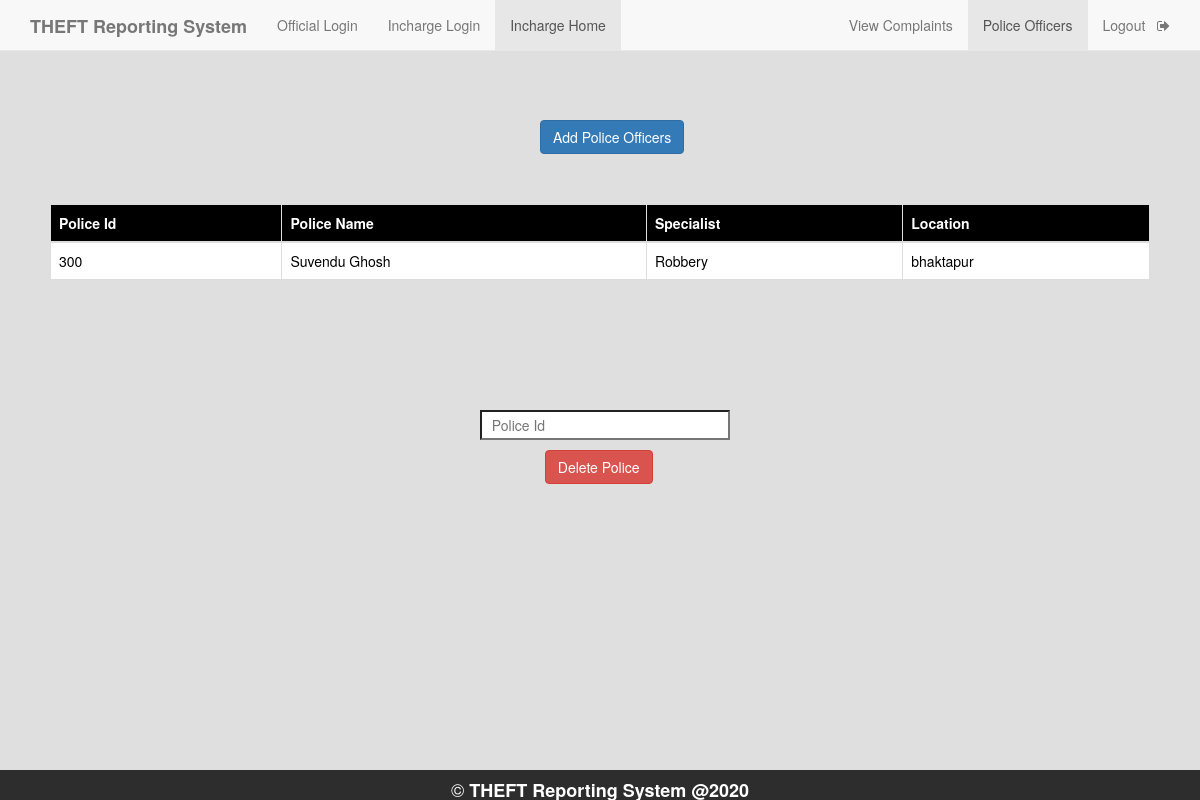
The page /Crime-Reporting-System/incharge_view_police.php (signed in) on the database its author committed.
### tables this page shows
CREATE TABLE `police` (
  `p_name` varchar(50) NOT NULL,
  `p_id` varchar(50) NOT NULL,
  `spec` varchar(50) NOT NULL,
  `location` varchar(50) NOT NULL,
  `p_pass` varchar(50) NOT NULL
);

### Crime-Reporting-System/incharge_view_police.php (the view, shortened to what this page needs)
<!DOCTYPE html>
<html>
<head>
    <?php
    $conn=mysqli_connect("localhost","root","","crime_portal");
    $i_id=$_SESSION['email'];
    $result1=mysqli_query($conn,"SELECT location FROM police_station where i_id='$i_id'");
    $q2=mysqli_fetch_assoc($result1);
    $location=$q2['location'];
    $result=mysqli_query($conn,"select p_id,p_name,spec,location from police where location='$location'");
    ?>
	<link rel="stylesheet" type="text/css" href="https://maxcdn.bootstrapcdn.com/bootstrap/3.3.5/css/bootstrap.min.css">
	<link rel="stylesheet" type="text/css" href="https://maxcdn.bootstrapcdn.com/font-awesome/4.4.0/css/font-awesome.min.css">
</head>
<body style="background-color: #dfdfdf">
	<nav  class="navbar navbar-default navbar-fixed-top">
  <div class="container">
    <div class="navbar-header">
      <a class="navbar-brand" href="home.php"><b>THEFT Reporting System </b></a>
    </div>
    <div id="navbar" class="collapse navbar-collapse">
      <ul class="nav navbar-nav">
        <li><a href="official_login.php">Official Login</a></li>
        <li><a href="inchargelogin.php">Incharge Login</a></li>
        <li class="active"><a href="incharge_view_police.php">Incharge Home</a></li>
      </ul>
      <ul class="nav navbar-nav navbar-right">
        <li><a href="Incharge_complain_page.php">View Complaints</a></li>
        <li class="active" ><a href="incharge_view_police.php">Police Officers</a></li>
        <li><a href="inc_logout.php">Logout &nbsp <i class="fa fa-sign-out" aria-hidden="true"></i></a></li>
      </ul>
    </div>
  </div>
 </nav>
 <div  style="margin-top: 10%;margin-left: 45%">
   <a href="police_add.php"><input  type="button" name="add" value="Add Police Officers" class="btn btn-primary"></a>
 </div>
    <div style="padding:50px;">
   <table class="table table-bordered">
    <thead class="thead-dark" style="background-color: black; color: white;">
      <tr>
        <th scope="col">Police Id</th>
        <th scope="col">Police Name</th>
        <th scope="col">Specialist</th>
        <th scope="col">Location</th>
      </tr>
    </thead>
<?php
      while($rows=mysqli_fetch_assoc($result)){
    ?>
    <tbody style="background-color: white; color: black;">
      <tr>
        <td><?php echo $rows['p_id']; ?></td>
        <td><?php echo $rows['p_name']; ?></td>
        <td><?php echo $rows['spec']; ?></td>
        <td><?php echo $rows['location']; ?></td>
      </tr>
    </tbody>
    <?php
    }
    ?>
</table>
 </div>
    <form style="margin-top: 5%; margin-left: 40%;" method="post">
      <input type="text" name="pid" style="width: 250px; height: 30px; background-color:white;" placeholder="&nbsp Police Id" id="ciid" onfocusout="f1()" required>
        <div>
      <input class="btn btn-danger" type="submit" value="Delete Police" name="s2" style="margin-top: 10px; margin-left: 9%;">
        </div>
    </form>
<div style="position: fixed;
   left: 0;
   bottom: 0;
   width: 100%;
   height: 30px;
   background-color: rgba(0,0,0,0.8);
   color: white;
   text-align: center;">
  <h4 style="color: white;">&copy <b>THEFT Reporting System @2020</b></h4>
</div>
</body>
</html>

### rows shown on the page
police: p_id "300", p_name "Suvendu Ghosh", spec "Robbery", location "bhaktapur"
